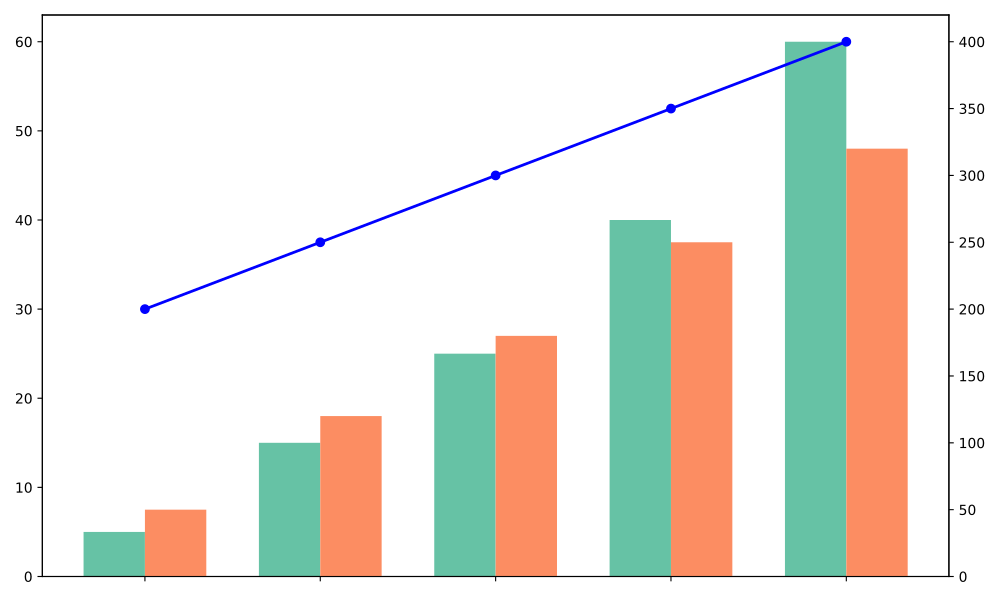

Python code for this plot:
import matplotlib.pyplot as plt
import numpy as np

# Years of the project
years = np.array([2019, 2020, 2021, 2022, 2023])

# Number of urban gardens created each year
gardens_created = np.array([5, 15, 25, 40, 60])

# Number of community volunteers joining each year
volunteers_joined = np.array([50, 120, 180, 250, 320])

# Average area of gardens created each year (in square meters)
average_area = np.array([200, 250, 300, 350, 400])

# Plotting the bar chart for gardens created each year and volunteers joined each year
fig, ax1 = plt.subplots(figsize=(10, 6))

# Bar chart for gardens created each year
bar_width = 0.35
ax1.bar(years - bar_width/2, gardens_created, bar_width, color='#66c2a5')

# Bar chart for volunteers joined each year
ax2 = ax1.twinx()
ax2.bar(years + bar_width/2, volunteers_joined, bar_width, color='#fc8d62')

# Add average garden area as a line plot on secondary y-axis
ax2.plot(years, average_area, color='blue', marker='o', linestyle='-', lw=2, markerfacecolor='blue')

ax1.set_xticks(years)
ax1.set_xticklabels([])

plt.tight_layout()
plt.show()
